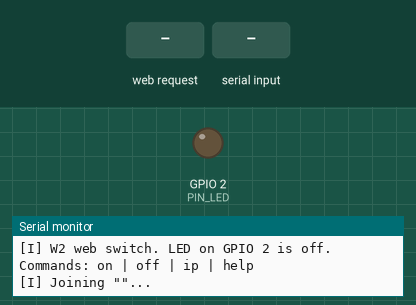
Simulated run of this program. Board: ESP32. Shown: output pins drawn as LEDs (lit = HIGH), the last lines printed to the serial monitor. The test bench sets the inputs (shaded band). WiFi joins after 1.5 s; servers stay silent unless stated; not simulated (calls return 0 or success): secrets.example.h.

Above: at 1.7 s.
1.8 s: HTTP request GET /led?on=1 received
At 2.4 s:
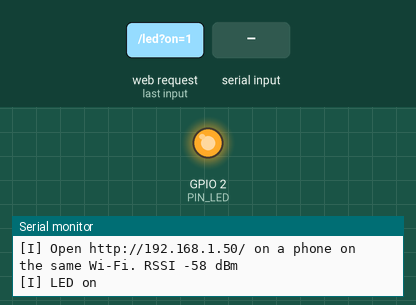
3.5 s: "off\n" received over Serial
At 4.5 s:
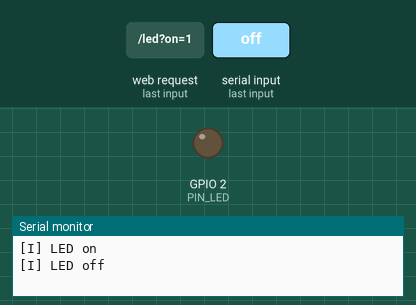
5.0 s: "on\n" received over Serial
At 5.6 s:
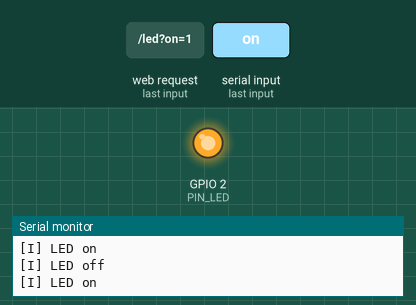
6.5 s: HTTP request GET /led?on=off received
At 7.9 s:
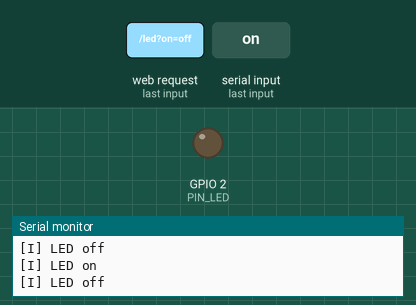
Timing chart, 0 to 9.0 s (numbered marks = the images above; inputs shaded):
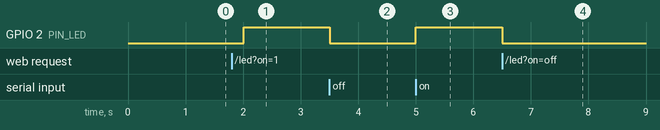

Measured:
- after the input at 1.8 s, GPIO 2 (PIN_LED): LOW → HIGH after 0.21 s
- after the input at 3.5 s, GPIO 2 (PIN_LED): HIGH → LOW at once
- after the input at 5.0 s, GPIO 2 (PIN_LED): LOW → HIGH at once
- after the input at 6.5 s, GPIO 2 (PIN_LED): HIGH → LOW at once

The program:

main.cpp
```cpp
#include <Arduino.h>
#include <WiFi.h>
#include <WebServer.h>

// Your Wi-Fi name and password live in include/secrets.h, which is never shared.
// Until you create it, the placeholder file is used so the project still builds.
#if __has_include("secrets.h")
  #include "secrets.h"
#else
  #include "secrets.example.h"
#endif

const int PIN_LED = 2;            // on-board blue LED

WebServer server(80);             // a web server on port 80, the normal web port
bool ledOn = false;
bool serverStarted = false;
bool wasConnected = false;

// The whole web page lives inside the firmware. No internet needed to show it.
const char PAGE[] = R"HTML(<!doctype html>
<html><head><meta charset="utf-8">
<meta name="viewport" content="width=device-width,initial-scale=1">
<title>Bench switch</title>
<style>
body{margin:0;min-height:100vh;display:grid;place-items:center;background:#0e1411;color:#e6efe9;font:16px system-ui,sans-serif}
main{text-align:center;padding:24px}
button{width:min(70vw,260px);aspect-ratio:1;border-radius:50%;border:6px solid #2b3a31;background:#18221c;color:#8fa497;font:700 28px system-ui;cursor:pointer}
button.on{background:#1f6f43;border-color:#3ddc84;color:#fff}
p{color:#8fa497}
</style></head><body><main>
<h1>Bench switch</h1>
<button id="b">...</button>
<p id="m">connecting</p>
</main>
<script>
const b=document.getElementById('b'),m=document.getElementById('m');
let on=false;
function show(s){on=s.on;b.className=on?'on':'';b.textContent=on?'ON':'OFF';m.textContent='LED on GPIO 2 is '+(on?'on':'off');}
async function call(url){try{const r=await fetch(url);show(await r.json());}catch(e){m.textContent='lost the board, retrying';}}
b.onclick=()=>call('/led?on='+(on?0:1));
call('/state');setInterval(()=>call('/state'),2000);
</script></body></html>
)HTML";

bool credentialsAreReal() {
  return strcmp(WIFI_SSID, "your-2.4GHz-network") != 0;
}

void setLed(bool on) {
  ledOn = on;
  digitalWrite(PIN_LED, on ? HIGH : LOW);
  Serial.printf("[I] LED %s\n", on ? "on" : "off");
}

void sendState() {
  server.sendHeader("Cache-Control", "no-store");
  server.send(200, "application/json", ledOn ? "{\"on\":true}" : "{\"on\":false}");
}

void handleRoot() {
  server.send(200, "text/html", PAGE);
}

// GET /led?on=1 turns the LED on, /led?on=0 turns it off. The reply is the new state.
void handleLed() {
  if (!server.hasArg("on")) {
    server.send(400, "text/plain", "use /led?on=1 or /led?on=0");
    return;
  }
  setLed(server.arg("on") == "1");
  sendState();
}

void handleNotFound() {
  server.send(404, "text/plain", "not found");
}

void printAddress() {
  if (WiFi.status() == WL_CONNECTED) {
    Serial.printf("[I] Open http://%s/ on a phone on the same Wi-Fi. RSSI %d dBm\n",
                  WiFi.localIP().toString().c_str(), (int)WiFi.RSSI());
  } else {
    Serial.println("[W] Not on Wi-Fi yet.");
  }
}

void printHelp() {
  Serial.println("Commands: on | off | ip | help");
}

void runCommand(String cmd) {
  cmd.trim();
  cmd.toLowerCase();
  if (cmd == "on") setLed(true);
  else if (cmd == "off") setLed(false);
  else if (cmd == "ip") printAddress();
  else printHelp();
}

void readSerial() {
  static String line;
  while (Serial.available()) {
    char c = Serial.read();
    if (c == '\n' || c == '\r') {
      if (line.length()) runCommand(line);
      line = "";
    } else {
      line += c;
    }
  }
}

// Watch the connection: announce when we get on or drop off, start the server the first time.
void watchWifi(uint32_t now) {
  bool up = WiFi.status() == WL_CONNECTED;
  if (up && !wasConnected) {
    Serial.printf("[I] Joined \"%s\".\n", WIFI_SSID);
    if (!serverStarted) {
      server.begin();
      serverStarted = true;
      Serial.println("[I] Web server started on port 80.");
    }
    printAddress();
  } else if (!up && wasConnected) {
    Serial.println("[W] Lost Wi-Fi. The core keeps trying to reconnect.");
  } else if (!up && credentialsAreReal()) {
    static uint32_t lastNote = 0;
    if (now - lastNote >= 5000) {
      lastNote = now;
      Serial.println("[I] Still trying to join...");
    }
  }
  wasConnected = up;
}

void setup() {
  Serial.begin(115200);
  pinMode(PIN_LED, OUTPUT);
  digitalWrite(PIN_LED, LOW);
  delay(500);
  Serial.println("[I] W2 web switch. LED on GPIO 2 is off.");
  server.on("/", handleRoot);
  server.on("/led", handleLed);
  server.on("/state", sendState);
  server.onNotFound(handleNotFound);
  printHelp();
  if (!credentialsAreReal()) {
    Serial.println("[W] secrets.h is missing or still has the placeholder name.");
    Serial.println("    Copy include/secrets.example.h to include/secrets.h, fill in your 2.4 GHz network, upload again.");
    return;
  }
  WiFi.mode(WIFI_STA);
  WiFi.begin(WIFI_SSID, WIFI_PASS);
  Serial.printf("[I] Joining \"%s\"...\n", WIFI_SSID);
}

void loop() {
  uint32_t now = millis();
  readSerial();
  if (credentialsAreReal()) watchWifi(now);
  if (serverStarted) server.handleClient();   // answer any browser that is waiting
}
```

secrets.example.h
```cpp
// Copy this file to secrets.h (same folder) and put your real values in.
// secrets.h is gitignored, so your password never leaves this PC.
#pragma once

#define WIFI_SSID "your-2.4GHz-network"   // the ESP32 cannot see 5 GHz networks
#define WIFI_PASS "your-password"
```
